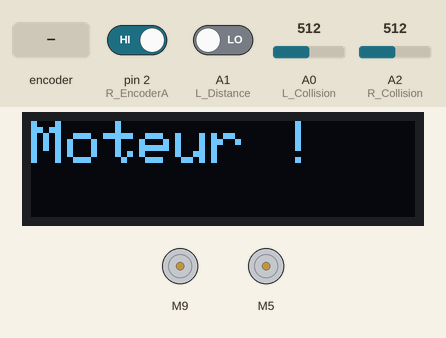
Bench run of a sketch on a simulated Arduino Uno, built with avr-gcc and run on an emulated ATmega328P. On the bench: 128×32 one-colour display, 2 × DC motor (green arrow = forward, orange = backward, longer = faster). The test bench sets the inputs (shaded band); at power-on: pin 2 (R_EncoderA) HIGH, A0 (L_Collision) = 512, A1 (L_Distance) LOW, A2 (R_Collision) = 512. What the sketch prints to the serial monitor is not drawn.

Above: at 2.1 s.
At 3.2 s:
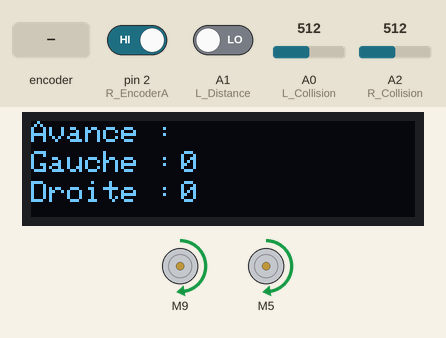
3.3 s: rotary encoder on pin 2 (R_EncoderA) / pin 7 (L_EncoderB) turned 3 steps (first pin leading)
At 4.6 s:
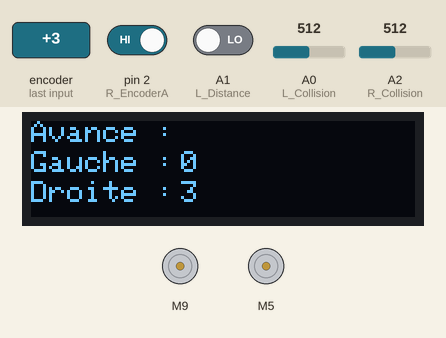
6.9 s: rotary encoder on pin 2 (R_EncoderA) / pin 7 (L_EncoderB) turned 1 step (first pin leading)
At 7.5 s:
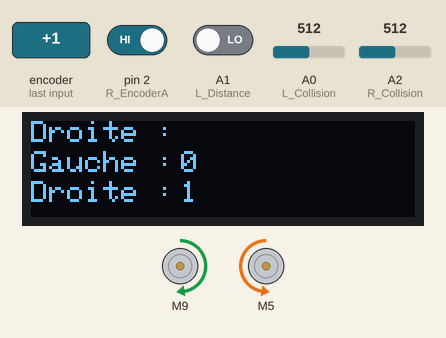
Timing chart, 0 to 10.8 s (numbered marks = the images above; inputs shaded):
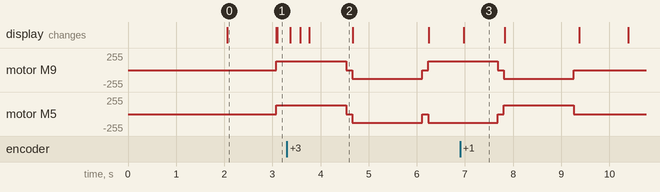

The sketch:

br.ino
```cpp
///////////////////////////////////////////////////////////////
// Collision and Distance
// Left Sensor
#define L_Collision A0
#define L_Distance A1

// Right Sensor
#define R_Collision A2
#define R_Distance A3

// Get distance from pololu sensor
int getDistance(int sensorPin) {
  int16_t t ;
  int flag = 0;
  while (flag == 0) {
    t = pulseIn(sensorPin, HIGH);
    if (t == 0) {
    } else if (t > 1850) {
      return 500;
    } else {
      int16_t d = (t - 1000) * 3 / 4;
      if (d < 0) { d = 0; }
      return d;
    }
  }
}

// get Status from switch
int getStop(int sensorPin) {
  int val = analogRead(sensorPin);
  if (val <= 512) { return 0; }
  else            { return 1; }
}


///////////////////////////////////////////////////////////////
// Motor (lib from cytron) (PWM_PWM_DUAL)
#include "CytronMotorDriver.h"

// Pin motors Left
#define L_EncoderA 6
#define L_EncoderB 7
#define L_MotorB 8
#define L_MotorA 9

// Pin motors Right
#define R_EncoderA 2
#define R_EncoderB 3
#define R_MotorB 4
#define R_MotorA 5

CytronMD motor_Left( PWM_PWM, L_MotorA, L_MotorB);
CytronMD motor_Right(PWM_PWM, R_MotorA, R_MotorB);

/* // Use Motor
  motor_Left.setSpeed(128);   // Motor 1 runs forward at 50% speed.
  motor_Right.setSpeed(-128);  // Motor 2 runs backward at 50% speed.
  delay(1000);

  motor_Left.setSpeed(255);   // Motor 1 runs forward at full speed.
  motor_Right.setSpeed(-255);  // Motor 2 runs backward at full speed.
  delay(1000);

  motor_Left.setSpeed(0);     // Motor 1 stops.
  motor_Right.setSpeed(0);     // Motor 2 stops.
  */

long countL_nb = 0;
long countR_nb = 0;

void countL() { countL_nb += 1; }
void countR() { countR_nb += 1; }

///////////////////////////////////////////////////////////////
// Screen (lib Adafruit RECENTE)
#include <Wire.h>
#include <Adafruit_SSD1306.h>
#define SCREEN_WIDTH 128 // OLED display width, in pixels
#define SCREEN_HEIGHT 32 // OLED display height, in pixels
#define OLED_RESET     -1 // Reset pin # (or -1 if sharing Arduino reset pin)
#define SCREEN_ADDRESS 0x3C ///< See datasheet for Address; 0x3D for 128x64, 0x3C for 128x32
Adafruit_SSD1306 display(SCREEN_WIDTH, SCREEN_HEIGHT, &Wire, OLED_RESET);

/* // Use Screen
  display.setCursor(0,0);
  display.println(F("Hello, world!"));
  display.display();
 */

///////////////////////////////////////////////////////////////
// Volt and Current reader (lib Rob Tillaart)
#include "INA226.h"
INA226 INA(0x40);

/* // Use Reader
    INA.getBusVoltage()
    INA.getShuntVoltage_mV()
    INA.getCurrent_mA()
    INA.getPower_mW()
 */

///////////////////////////////////////////////////////////////


void setup() {
  Serial.begin(9600);
  pinMode(L_Collision , INPUT);
  pinMode(L_Distance  , INPUT);
  pinMode(L_EncoderA  , INPUT);
  pinMode(L_EncoderB  , INPUT);
  pinMode(L_MotorB    , OUTPUT);
  pinMode(L_MotorA    , OUTPUT);

  pinMode(R_Collision , INPUT);
  pinMode(R_Distance  , INPUT);
  pinMode(R_EncoderA  , INPUT);
  pinMode(R_EncoderB  , INPUT);
  pinMode(R_MotorB    , OUTPUT);
  pinMode(R_MotorA    , OUTPUT);

  Serial.println("Initialisation");

  // Initialize Screen
  display.begin(SSD1306_SWITCHCAPVCC, SCREEN_ADDRESS);
  display.clearDisplay();
  display.setTextSize(2);
  display.setTextColor(SSD1306_WHITE, SSD1306_BLACK);

  // Initialize Monitor Current and Voltage
  Wire.begin();
  INA.begin();
  INA.setMaxCurrentShunt(1, 0.002);

  // Initialize Encoder
  attachInterrupt(digitalPinToInterrupt(L_EncoderA), countL, RISING);
  attachInterrupt(digitalPinToInterrupt(R_EncoderA), countR, RISING);

  // Print Everything is fine
  display.clearDisplay();
  display.setCursor(0,0);
  display.println(F("OK !"));
  display.display();
  delay(2000);
}


int tourneGauche(int degVoulu) {
  /*
   * Tourne le robot d'un certain degre à gauche
   * Retourne le nombre de degre fait :
   *  - identique à l'entrée si tout va bien
   *  - plus faible si collision
   */

  int degReel = 0;
  return degReel;
}

int tourneDroite(int degVoulu) {
  /*
   * Tourne le robot d'un certain degre à droite
   * Retourne le nombre de degre fait :
   *  - identique à l'entrée si tout va bien
   *  - plus faible si collision
   */

  int degReel = 0;
  return degReel;
}


int avance(int cmVoulu) {
  /*
   * Avance le robot d'un certain nombre de cm
   * Retourne le nombre de cm fait :
   *  - identique à l'entrée si tout va bien
   *  - plus faible si collision
   */

  int cmReel = 0;
  return cmReel;
}


void loop() {


  ////////////////////////////////////////////////////////////////////////////////
  ////////////////////////////////////////////////////////////////////////////////
  ////// Motor Test
  display.setTextSize(2);
  display.clearDisplay(); display.setCursor(0,0); display.println(F("Moteur !")); display.display();
  delay(1000);
  display.setTextSize(1);


  // Avance
  countL_nb = 0; countR_nb = 0;
  display.clearDisplay();
  display.setCursor(0,0); display.println(F("Avance :"));
  display.setCursor(0,10); display.println(F("Gauche :         "));
  display.setCursor(0,20); display.println(F("Droite :         "));
  display.display();
  motor_Left.setSpeed(128); motor_Right.setSpeed(128);
  for (int i=0;i<100;i++) {
    display.setCursor(50,10); display.println(countL_nb);
    display.setCursor(50,20); display.println(countR_nb);
    display.display();
    delay(1);
  }
  motor_Left.setSpeed(0); motor_Right.setSpeed(0);
  delay(100);

  // Recule
  countL_nb = 0; countR_nb = 0;
  display.clearDisplay();
  display.setCursor(0,0); display.println(F("Recule :"));
  display.setCursor(0,10); display.println(F("Gauche :         "));
  display.setCursor(0,20); display.println(F("Droite :         "));
  display.display();
  motor_Left.setSpeed(-128); motor_Right.setSpeed(-128);
  for (int i=0;i<100;i++) {
    display.setCursor(50,10); display.println(countL_nb);
    display.setCursor(50,20); display.println(countR_nb);
    display.display();
    delay(1);
  }
  motor_Left.setSpeed(0); motor_Right.setSpeed(0);
  delay(100);

  // Tourne à droite
  countL_nb = 0; countR_nb = 0;
  display.clearDisplay();
  display.setCursor(0,0); display.println(F("Droite :"));
  display.setCursor(0,10); display.println(F("Gauche :         "));
  display.setCursor(0,20); display.println(F("Droite :         "));
  display.display();
  motor_Left.setSpeed(128); motor_Right.setSpeed(-128);
  for (int i=0;i<100;i++) {
    display.setCursor(50,10); display.println(countL_nb);
    display.setCursor(50,20); display.println(countR_nb);
    display.display();
    delay(1);
  }
  motor_Left.setSpeed(0); motor_Right.setSpeed(0);
  delay(100);

  // Tourne à gauche
  countL_nb = 0; countR_nb = 0;
  display.clearDisplay();
  display.setCursor(0,0); display.println(F("Gauche :"));
  display.setCursor(0,10); display.println(F("Gauche :         "));
  display.setCursor(0,20); display.println(F("Droite :         "));
  display.display();
  motor_Left.setSpeed(-128); motor_Right.setSpeed(128);
  for (int i=0;i<100;i++) {
    display.setCursor(50,10); display.println(countL_nb);
    display.setCursor(50,20); display.println(countR_nb);
    display.display();
    delay(1);
  }
  motor_Left.setSpeed(0); motor_Right.setSpeed(0);
  delay(100);


  display.setTextSize(2);
  display.clearDisplay(); display.setCursor(0,0); display.println(F("Moteur Ok")); display.display();
  delay(1000);
  ////////////////////////////////////////////////////////////////////////////////
  ////////////////////////////////////////////////////////////////////////////////
  ////// Sensor Test
  display.setTextSize(2);
  display.clearDisplay(); display.setCursor(0,0); display.println(F("Switch !")); display.display();
  delay(1000);

  // Switch
  display.setTextSize(1);
  display.clearDisplay(); display.setCursor(0,0); display.println(F("Switch :")); display.display();

  display.setCursor(0,10); display.println(F("Gauche :")); display.display();
  display.setCursor(0,20); display.println(F("Droite :")); display.display();
  for (int i=0;i<200; i++) {
    if (getStop(L_Collision)) {
      display.setCursor(50,10); display.println(1);
    } else {
      display.setCursor(50,10); display.println(0);
    }
    if (getStop(R_Collision)) {
      display.setCursor(50,20); display.println(1);
    } else {
      display.setCursor(50,20); display.println(0);
    }
    display.display();
    delay(10);
  }

  // Lidar
  display.setTextSize(2);
  display.clearDisplay(); display.setCursor(0,0); display.println(F("Lidar !")); display.display();
  delay(1000);
  display.setTextSize(1);
  display.clearDisplay(); display.setCursor(0,0); display.println(F("Lidar :")); display.display();

  display.setCursor(0,10); display.println(F("Gauche :")); display.display();
  display.setCursor(0,20); display.println(F("Droite :")); display.display();
  for (int i=0;i<200; i++) {
    display.setCursor(50,10); display.println("     mm");
    display.setCursor(50,20); display.println("     mm");
    display.setCursor(50,10); display.println(getDistance(L_Distance));
    display.setCursor(50,20); display.println(getDistance(R_Distance));
    display.display();
    delay(10);
  }

  // INA226
  display.setTextSize(2);
  display.clearDisplay(); display.setCursor(0,0); display.println(F("INA 226 !")); display.display();
  delay(1000);
  display.setTextSize(1);
  display.clearDisplay(); display.setCursor(0,0); display.println(F("INA 226 :")); display.display();

  display.setCursor(0,10); display.println(F("Tension (V) :")); display.display();
  display.setCursor(0,20); display.println(F("Courant (A) :")); display.display();
  for (int i=0;i<200; i++) {
    display.setCursor(80,10); display.println("     ");
    display.setCursor(80,20); display.println("     ");
    display.setCursor(80,10); display.println(INA.getBusVoltage());
    display.setCursor(80,20); display.println(INA.getCurrent());
    display.display();
    delay(10);
  }

  display.setTextSize(2);
  display.clearDisplay(); display.setCursor(0,0); display.println(F("Sensors Ok")); display.display();
  delay(1000);
  ////////////////////////////////////////////////////////////////////////////////

}
```

Measured:
- what the display in image 0 shows lasts 1.0 s, from 2.1 s to 3.1 s
